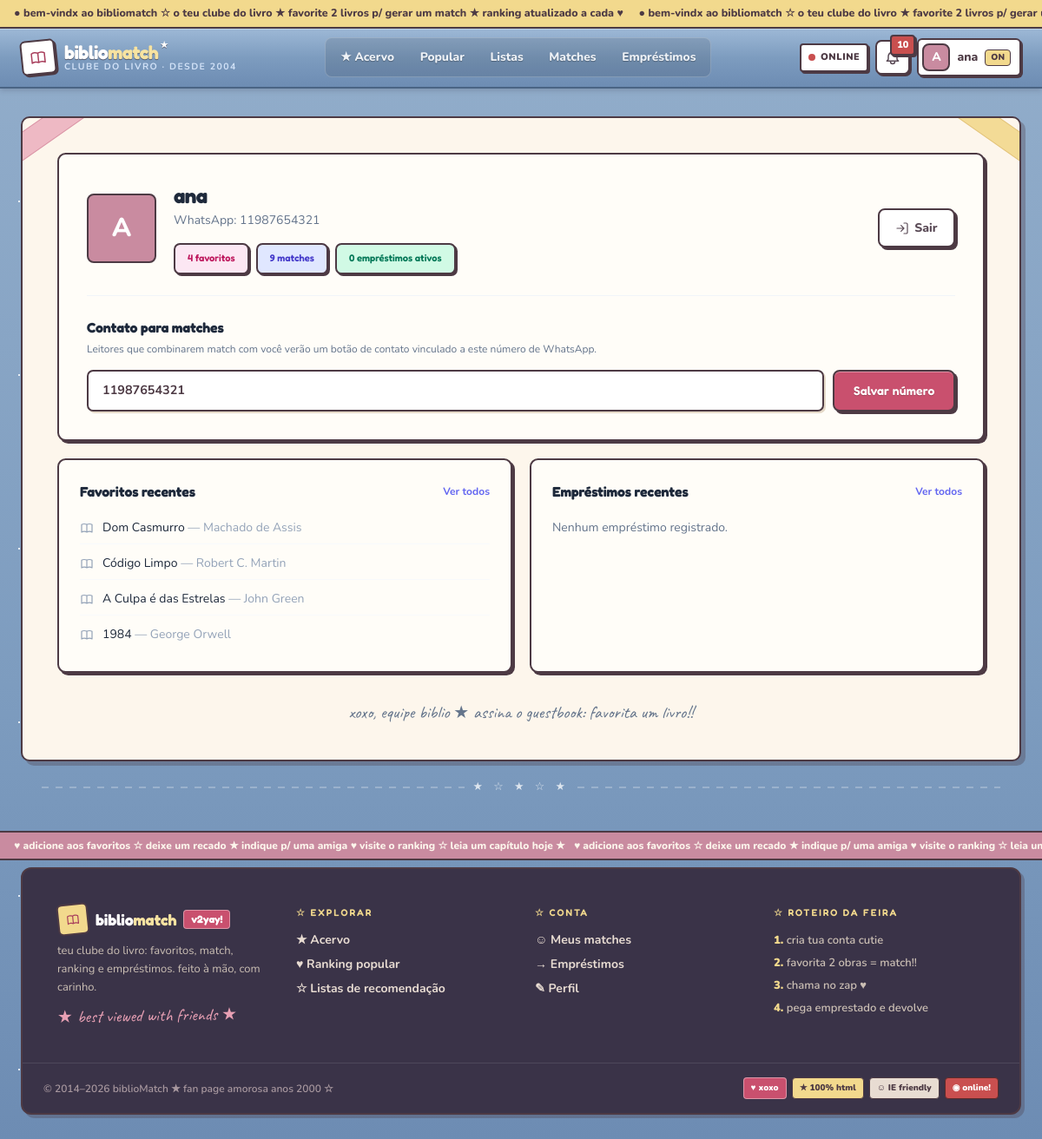
The app's page /perfil/ (signed in) with its own data.
### core/models.py (models this page shows, shortened)
class Profile(models.Model):
    usuario = models.OneToOneField(User, on_delete=models.CASCADE, related_name="profile")
    telefone = models.CharField(max_length=20, blank=True,
                                help_text="Somente números com DDD. Ex: 11999998888")

class Favorito(models.Model):
    usuario = models.ForeignKey(User, on_delete=models.CASCADE, related_name="favoritos")
    livro = models.ForeignKey(Livro, on_delete=models.CASCADE, related_name="favoritos")
    criado_em = models.DateTimeField(auto_now_add=True)
    class Meta:
        unique_together = ("usuario", "livro")
        ordering = ["-criado_em"]

class Livro(models.Model):
    titulo = models.CharField(max_length=200)
    autor = models.CharField(max_length=150)
    area = models.CharField(max_length=50, choices=AREAS, default="Ficção")
    descricao = models.TextField(blank=True)
    ano = models.PositiveIntegerField(null=True, blank=True)
    isbn = models.CharField(max_length=30, blank=True)
    capa_url = models.URLField(blank=True, help_text="Link da capa (opcional, ideal p/ feira)")
    capa = models.ImageField(upload_to="capas/", blank=True, null=True)
    estoque_total = models.PositiveIntegerField(default=3)
    criado_em = models.DateTimeField(auto_now_add=True)
    class Meta:
        ordering = ["titulo"]

### core/views.py (the view)
# urls.py: path("perfil/", views.perfil, name="perfil"),
def perfil(request):
    if not request.user.is_authenticated:
        return redirect("login")
    u = request.user
    profile, _ = Profile.objects.get_or_create(usuario=u)
    if request.method == "POST":
        form = TelefoneForm(request.POST, instance=profile)
        if form.is_valid():
            form.save()
            messages.success(request, "Número de telefone atualizado.")
            return redirect("perfil")
    else:
        form = TelefoneForm(instance=profile)
    return render(request, "core/perfil.html", {
        "n_fav": u.favoritos.count(),
        "n_matches": MatchLiterario.objects.filter(
            Q(usuario1=u) | Q(usuario2=u)).count(),
        "n_emps": u.emprestimos.filter(status__in=["ativo", "atrasado"]).count(),
        "emps": u.emprestimos.select_related("livro")[:5],
        "favs": u.favoritos.select_related("livro")[:6],
        "form": form,
    })

### core/templates/core/perfil.html (shortened to what this page needs)
{% extends 'core/base.html' %}
{% block content %}
<div class="card p-6 sm:p-8">
  <div class="flex flex-col sm:flex-row gap-5 items-center">
    <span class="avatar w-20 h-20 text-3xl shrink-0">{{ user.username|first|upper }}</span>
    <div class="flex-1 text-center sm:text-left min-w-0">
      <h1 class="text-2xl font-extrabold tracking-tight truncate">{{ user.username }}</h1>
      <p class="text-sm text-slate-500 mt-0.5">{% if user.profile.telefone %}WhatsApp: {{ user.profile.telefone }}{% else %}Telefone não cadastrado{% endif %}</p>
      <div class="flex flex-wrap justify-center sm:justify-start gap-2 mt-4">
        <a href="{% url 'meus_favoritos' %}" class="badge bg-pink-100 text-pink-700 !py-2 !px-3.5 hover:bg-pink-200 transition">{{ n_fav }} favoritos</a>
        <a href="{% url 'matches' %}" class="badge bg-indigo-100 text-indigo-700 !py-2 !px-3.5 hover:bg-indigo-200 transition">{{ n_matches }} matches</a>
        <a href="{% url 'meus_emprestimos' %}" class="badge bg-emerald-100 text-emerald-700 !py-2 !px-3.5 hover:bg-emerald-200 transition">{{ n_emps }} empréstimos ativos</a>
      </div>
    </div>
    <form method="post" action="{% url 'logout' %}" class="shrink-0"><button class="btn-ghost text-sm inline-flex items-center gap-1.5">Sair</button></form>
  </div>
  <div class="mt-6 pt-6 border-t border-slate-100">
    <h2 class="font-bold">Contato para matches</h2>
    <p class="text-xs text-slate-500 mt-1 leading-relaxed">Leitores que combinarem match com você verão um botão de contato vinculado a este número de WhatsApp.</p>
    <form method="post" class="flex flex-col sm:flex-row gap-2.5 mt-3.5">{% csrf_token %}
      <div class="flex-1">{{ form.telefone }}</div>
      <button class="btn-primary text-sm justify-center shrink-0">Salvar número</button>
    </form>
  </div>
</div>
<div class="grid md:grid-cols-2 gap-3 sm:gap-5 mt-4 sm:mt-5">
  <div class="card p-5 sm:p-6">
    <div class="flex items-center justify-between"><h2 class="font-bold">Favoritos recentes</h2><a href="{% url 'meus_favoritos' %}" class="text-xs font-bold text-indigo-500">Ver todos</a></div>
    <div class="mt-3 space-y-1 text-sm">
      {% for f in favs %}<a href="{% url 'livro_detalhe' f.livro.pk %}" class="flex items-center gap-2.5 py-2 border-b border-slate-50 last:border-0 hover:text-indigo-500 transition"><span class="text-slate-400">{% include 'core/partials/icon.html' with name='book' cls='w-4 h-4' %}</span><span class="truncate">{{ f.livro.titulo }} <span class="text-slate-400 font-normal">— {{ f.livro.autor }}</span></span></a>{% empty %}<p class="text-slate-500 text-sm py-2">Nenhum favorito registrado.</p>{% endfor %}
    </div>
  </div>
  <div class="card p-5 sm:p-6">
    <div class="flex items-center justify-between"><h2 class="font-bold">Empréstimos recentes</h2><a href="{% url 'meus_emprestimos' %}" class="text-xs font-bold text-indigo-500">Ver todos</a></div>
    <div class="mt-3 space-y-1 text-sm">
      {% for e in emps %}<div class="flex items-center gap-2.5 py-2 border-b border-slate-50 last:border-0"><span class="text-slate-400">{% include 'core/partials/icon.html' with name='return' cls='w-4 h-4' %}</span><span class="truncate flex-1">{{ e.livro.titulo }}</span><span class="badge bg-slate-100 text-slate-500">{{ e.get_status_display }}</span></div>{% empty %}<p class="text-slate-500 text-sm py-2">Nenhum empréstimo registrado.</p>{% endfor %}
    </div>
  </div>
</div>
{% endblock %}

### core/templates/core/base.html (shortened to what this page needs)
<!DOCTYPE html>
<html lang="pt-br" class="">
<head>
<script src="https://cdn.tailwindcss.com"></script>
</head>
<body class="starry text-slate-800 min-h-screen flex flex-col">
<div class="ticker overflow-hidden border-b-2 border-[#4d3a44] text-[#4d3a44] text-[12.5px] font-extrabold" style="background:#f2d98d" role="note" aria-label="Avisos da comunidade">
  <div class="ticker-track py-1.5">
    <span class="px-4"><span class="anim-blink">●</span> bem-vindx ao bibliomatch ☆ o teu clube do livro ★ favorite 2 livros p/ gerar um match ★ ranking atualizado a cada ♥ &nbsp;&nbsp;&nbsp; <span class="anim-blink">●</span> bem-vindx ao bibliomatch ☆ o teu clube do livro ★ favorite 2 livros p/ gerar um match ★ ranking atualizado a cada ♥ &nbsp;&nbsp;&nbsp;</span>
  </div>
</div>
<header class="sticky top-0 z-40 glossy-bar border-b-2 border-[#4a6484]">
<nav class="max-w-7xl mx-auto px-4 sm:px-6 flex items-center justify-between h-[4.2rem] gap-2">
  <a href="{% url 'home' %}" class="flex items-center gap-2.5 shrink-0 group">
    <span class="w-10 h-10 rounded-md grid place-items-center bg-white border-2 border-[#4d3a44] shadow-[2px_2px_0_#4d3a44] -rotate-6 group-hover:rotate-3 transition-transform text-[#a83e5c]">{% include 'core/partials/icon.html' with name='book' cls='w-5 h-5' %}</span>
    <span class="leading-none">
      <span class="font-display font-bold text-[1.35rem] text-white tracking-tight block" style="text-shadow:0 1px 0 rgba(60,50,60,.6)">biblio<span class="text-[#f7e3a1]">match</span><sup class="text-[10px] align-super ml-0.5 inline-block spin-slow">★</sup></span>
      <span class="hidden sm:block text-[10.5px] font-bold text-blue-100/90 tracking-[.14em] uppercase">clube do livro · desde 2004</span>
    </span>
  </a>
  {% with active=request.resolver_match.url_name %}
  <div class="hidden md:flex items-center gap-1 text-sm font-medium bg-black/10 rounded-lg p-1 border border-white/20">
    <a href="{% url 'livros' %}" class="nav-link {% if active == 'livros' or active == 'livro_detalhe' %}active{% endif %}">★ Acervo</a>
    <a href="{% url 'ranking' %}" class="nav-link {% if active == 'ranking' %}active{% endif %}">Popular</a>
    <a href="{% url 'colecoes' %}" class="nav-link {% if active == 'colecoes' or active == 'colecao_detalhe' %}active{% endif %}">Listas</a>
    {% if user.is_authenticated %}
    <a href="{% url 'matches' %}" class="nav-link {% if active == 'matches' %}active{% endif %}">Matches</a>
    <a href="{% url 'meus_emprestimos' %}" class="nav-link {% if active == 'meus_emprestimos' %}active{% endif %}">Empréstimos</a>
    {% endif %}
  </div>
  {% endwith %}
  <div class="flex items-center gap-2">
    <span class="hidden sm:inline-flex items-center gap-1.5 text-[11px] font-black uppercase tracking-wider bg-white border-2 border-[#4d3a44] rounded px-2 py-1.5 shadow-[2px_2px_0_#4d3a44] text-[#4d3a44]" title="sempre online ★"><span class="w-2 h-2 rounded-full bg-[#c94f4f] inline-block anim-blink"></span>online</span>
    {% if user.is_authenticated %}
    <a href="{% url 'notificacoes' %}" class="icon-btn !bg-white relative" title="Notificações" aria-label="Notificações">{% include 'core/partials/icon.html' with name='bell' cls='w-5 h-5' %}
      {% if notificacoes_nao_lidas %}<span class="absolute -top-2 -right-2 min-w-[1.4rem] h-6 px-1.5 rounded bg-[#c94f4f] border-2 border-[#4d3a44] text-white text-[11px] font-black grid place-items-center shadow-[2px_2px_0_#4d3a44]">{{ notificacoes_nao_lidas }}</span>{% endif %}
    </a>
    <a href="{% url 'perfil' %}" class="hidden sm:flex items-center gap-2 pl-1 pr-2.5 py-1 rounded-md bg-white border-2 border-[#4d3a44] shadow-[2px_2px_0_#4d3a44] hover:-translate-y-0.5 transition text-[#4d3a44]" title="Meu perfil ★ {{ user.username }}">
      <span class="avatar w-8 h-8 text-sm !border-[#4d3a44]">{{ user.username|first|upper }}</span>
      <span class="text-sm font-extrabold max-w-[7rem] truncate">{{ user.username }}</span>
      <span class="text-[10px] font-black bg-[#f2d98d] border border-[#4d3a44] rounded px-1.5 py-px">ON</span>
    </a>
    {% else %}
    <a href="{% url 'login' %}" class="glossy-btn hidden sm:inline-block text-sm font-extrabold px-4 py-2 rounded-md text-white">Entrar</a>
    <a href="{% url 'cadastro' %}" class="btn-primary btn-shine !py-2.5 !text-[13px]">★ Criar conta</a>
    {% endif %}
  </div>
</nav>
</header>
<main class="flex-1 w-full max-w-7xl mx-auto px-3 sm:px-6 py-5 sm:py-8 pb-24 md:pb-10">
<div class="page-sheet p-4 sm:p-8 lg:p-10 relative overflow-hidden">
  <div class="pointer-events-none absolute -top-1 -left-6 w-28 h-7 rotate-[-35deg] bg-[#e8a0b4]/70 border-y border-[#a83e5c]/30" aria-hidden="true"></div>
  <div class="pointer-events-none absolute -top-1 -right-6 w-28 h-7 rotate-[35deg] bg-[#f2d98d]/90 border-y border-yellow-700/20" aria-hidden="true"></div>
  {% block content %}{% endblock %}
  <p class="font-hand text-center text-xl mt-8 text-slate-500">xoxo, equipe biblio ★ assina o guestbook: favorita um livro!!</p>
</div>
<div class="divider-stars mt-5 px-6 select-none" aria-hidden="true">★ ☆ ★ ☆ ★</div>
</main>
<div class="ticker overflow-hidden border-y-2 border-[#4d3a44] text-[#fdf6ec] text-[12px] font-extrabold" style="background:#c98ba0" aria-hidden="true">
  <div class="ticker-track rev py-1.5">
    <span class="px-4">♥ adicione aos favoritos ☆ deixe um recado ★ indique p/ uma amiga ♥ visite o ranking ☆ leia um capítulo hoje ★&nbsp;&nbsp;&nbsp;♥ adicione aos favoritos ☆ deixe um recado ★ indique p/ uma amiga ♥ visite o ranking ☆ leia um capítulo hoje ★&nbsp;&nbsp;&nbsp;</span>
  </div>
</div>
<footer class="mt-2 pb-24 md:pb-8">
<div class="max-w-7xl mx-auto px-3 sm:px-6">
<div class="rounded-xl border-2 border-[#4d3a44] overflow-hidden shadow-[4px_4px_0_rgba(70,50,60,.3)] bg-[#3a3348] text-[#e8dcd2]">
  <div class="grid gap-8 sm:grid-cols-2 lg:grid-cols-4 text-sm p-6 sm:p-10">
    <div class="space-y-2">
      <p class="flex items-center gap-2 font-display font-bold text-lg text-white"><span class="w-9 h-9 rounded-md grid place-items-center bg-[#f2d98d] text-[#a83e5c] border-2 border-[#4d3a44] -rotate-6">{% include 'core/partials/icon.html' with name='book' cls='w-4 h-4' %}</span>biblio<span class="text-[#f7e3a1] -ml-2">match</span> <span class="text-xs bg-[#c9506e] text-white rounded px-2 py-0.5 border border-white/40">v2yay!</span></p>
      <p class="text-[#cbbfb4] leading-relaxed text-[13px]">teu clube do livro: favoritos, match, ranking e empréstimos. feito à mão, com carinho.</p>
      <p class="font-hand text-xl text-[#e8a0b4] -rotate-1">★ best viewed with friends ★</p>
    </div>
    <div><p class="font-display font-semibold mb-3 text-[11px] uppercase tracking-[.18em] text-[#f2d98d]">☆ explorar</p><div class="flex flex-col gap-2 text-[#e8dcd2] font-bold"><a class="hover:text-[#f2d98d] w-fit hover:underline decoration-wavy" href="{% url 'livros' %}">★ Acervo</a><a class="hover:text-[#f2d98d] w-fit hover:underline decoration-wavy" href="{% url 'ranking' %}">♥ Ranking popular</a><a class="hover:text-[#f2d98d] w-fit hover:underline decoration-wavy" href="{% url 'colecoes' %}">☆ Listas de recomendação</a></div></div>
    <div><p class="font-display font-semibold mb-3 text-[11px] uppercase tracking-[.18em] text-[#f2d98d]">☆ conta</p><div class="flex flex-col gap-2 text-[#e8dcd2] font-bold">{% if user.is_authenticated %}<a class="hover:text-[#f2d98d] w-fit" href="{% url 'matches' %}">☺ Meus matches</a><a class="hover:text-[#f2d98d] w-fit" href="{% url 'meus_emprestimos' %}">→ Empréstimos</a><a class="hover:text-[#f2d98d] w-fit" href="{% url 'perfil' %}">✎ Perfil</a>{% else %}<a class="hover:text-[#f2d98d] w-fit" href="{% url 'login' %}">Entrar →</a><a class="hover:text-[#f2d98d] w-fit" href="{% url 'cadastro' %}">★ Criar conta</a>{% endif %}</div></div>
    <div><p class="font-display font-semibold mb-3 text-[11px] uppercase tracking-[.18em] text-[#f2d98d]">☆ roteiro da feira</p><ol class="text-[#cbbfb4] space-y-1.5 list-none text-[13px] font-semibold"><li><b class="text-[#f2d98d]">1.</b> cria tua conta cutie</li><li><b class="text-[#f2d98d]">2.</b> favorita 2 obras = match!!</li><li><b class="text-[#f2d98d]">3.</b> chama no zap ♥</li><li><b class="text-[#f2d98d]">4.</b> pega emprestado e devolve</li></ol></div>
  </div>
  <div class="border-t border-white/10 px-6 py-4 flex flex-col sm:flex-row items-center gap-3 justify-between text-[12px]">
    <p class="text-[#a8989f] font-semibold">© 2014–2026 biblioMatch ★ fan page amorosa anos 2000 ☆</p>
    <div class="flex items-center gap-1.5" aria-label="Selos">
      <span class="text-[10px] font-black px-2 py-1 rounded bg-[#c9506e] text-white border border-white/40">♥ xoxo</span>
      <span class="text-[10px] font-black px-2 py-1 rounded bg-[#f2d98d] text-[#4d3a44] border border-[#4d3a44]">★ 100% html</span>
      <span class="text-[10px] font-black px-2 py-1 rounded bg-[#e8dcd2] text-[#4d3a44] border border-[#4d3a44]">☺ IE friendly</span>
      <span class="hidden sm:inline text-[10px] font-black px-2 py-1 rounded bg-[#c94f4f] text-white border border-[#5a2b2b] anim-blink">◉ online!</span>
    </div>
  </div>
</div>
</div>
</footer>
</body>
</html>

### records on screen
Profile: telefone "11987654321"
Favorito: livro.titulo "Dom Casmurro", livro.autor "Machado de Assis"
Favorito: livro.titulo "Código Limpo", livro.autor "Robert C. Martin"
Favorito: livro.titulo "A Culpa é das Estrelas", livro.autor "John Green"
Favorito: livro.titulo "1984", livro.autor "George Orwell"

### other values on screen
{{ notificacoes_nao_lidas }} "10"
{{ user.username|first|upper }} "A"
{{ user.username }} "ana"
{{ user.profile.telefone }} "11987654321"
{{ n_fav }} "4"
{{ n_matches }} "9"
{{ n_emps }} "0"
